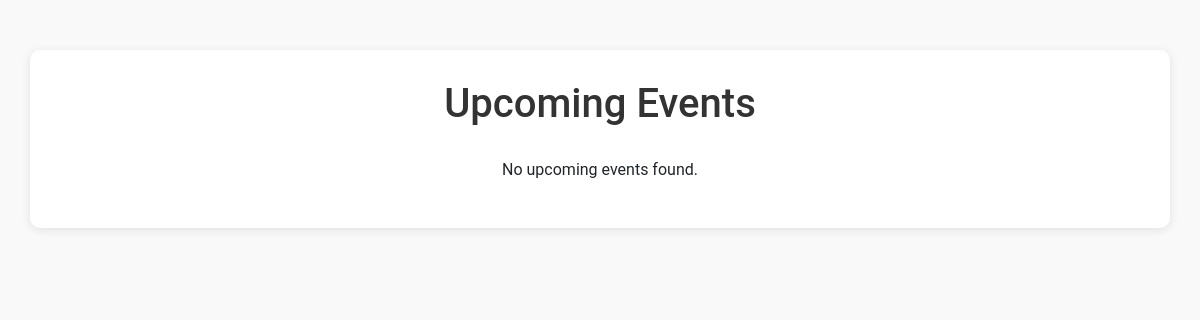
The app's page /eventsview/, older data.
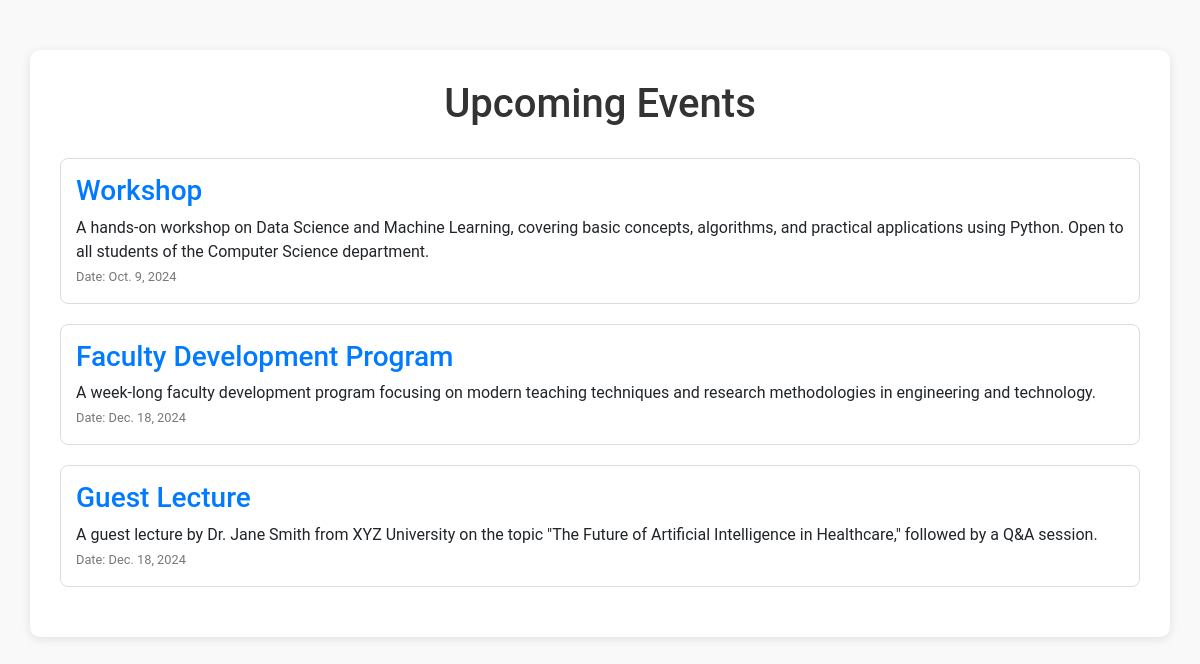
The same page, newer data.
### accounts/models.py (models this page shows, shortened)
class Event(models.Model):
    event_type = models.CharField(max_length=100)
    description = models.TextField()
    date = models.DateField()

### accounts/views.py (the view)
# urls.py: path('eventsview/', views.events_view, name='events_view'),  # For viewing events (update the path to match 'eventsview')
def events_view(request):
    events = Event.objects.all().order_by('date')  # Fetch all events ordered by date
    return render(request, 'eventsview.html', {'events': events})

### template/eventsview.html (shortened to what this page needs)
<!DOCTYPE html>
<html lang="en">
<head>
    {% load static %}
    <link rel="stylesheet" href="{% static 'css/bootstrap.min.css' %}">
</head>
<body>
    <div class="container">
        <h1>Upcoming Events</h1>
        {% if events %}
            {% for event in events %}
                <div class="event-card">
                    <h3>{{ event.event_type }}</h3>
                    <p>{{ event.description }}</p>
                    <small>Date: {{ event.date }}</small>
                </div>
            {% endfor %}
        {% else %}
            <p class="text-center">No upcoming events found.</p>
        {% endif %}
    </div>
</body>
</html>

Row changes from the older to the newer data that the page shows:
added Event: event_type "Workshop", description "A hands-on workshop on Data Science and Machine Learning, covering basic concepts, algorithms, and practical applications using Python. Open to all students of the Computer Science department.", date "Oct. 9, 2024"
added Event: event_type "Faculty Development Program", description "A week-long faculty development program focusing on modern teaching techniques and research methodologies in engineering and technology.", date "Dec. 18, 2024"
added Event: event_type "Guest Lecture", description "A guest lecture by Dr. Jane Smith from XYZ University on the topic \"The Future of Artificial Intelligence in Healthcare,\" followed by a Q&A session.", date "Dec. 18, 2024"
Text that changed along with them:
text no longer shown: "No upcoming events found."
